Frame 1 (no input): blank canvas, image omitted
Frame 60 (no input): blank canvas, image omitted
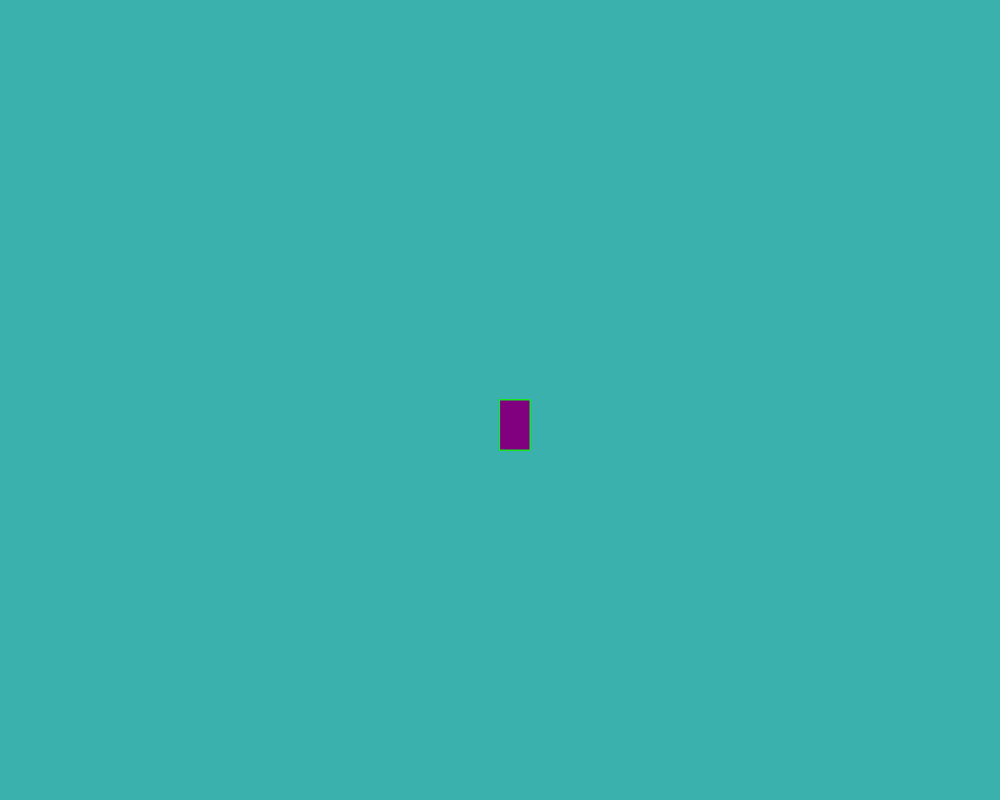
Frame 120 (the mouse pressed at the canvas centre since frame 60)

The p5.js sketch whose frames 1 and 60 were blank and that drew this single picture after the mouse press (run headless with seeded random() and noise() and a simulated clock; from frame 60 on, the mouse is pressed at the canvas centre):

// p5.js sketch
// ── sketch.js
function setup() {
  createCanvas(1000, 800); 
  background("#3AB1AC")
}

function draw(){
  
  fill("purple")

  stroke("#17E920");
  if(mouseIsPressed)
  
  
  
  
 rect(mouseX,mouseY,30,50);
}
